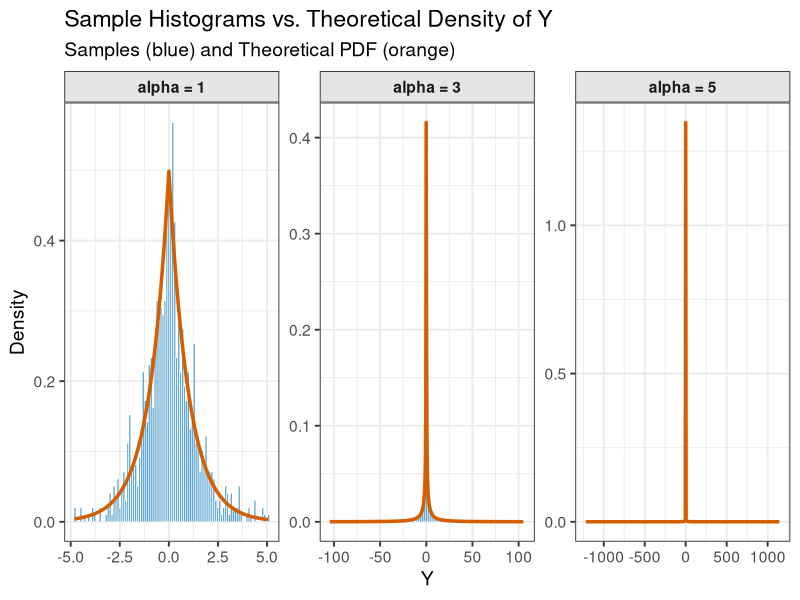
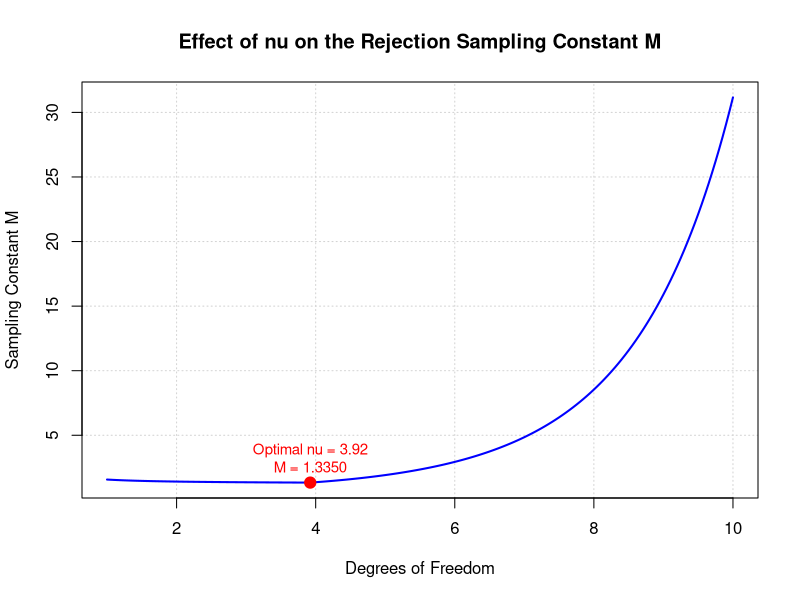
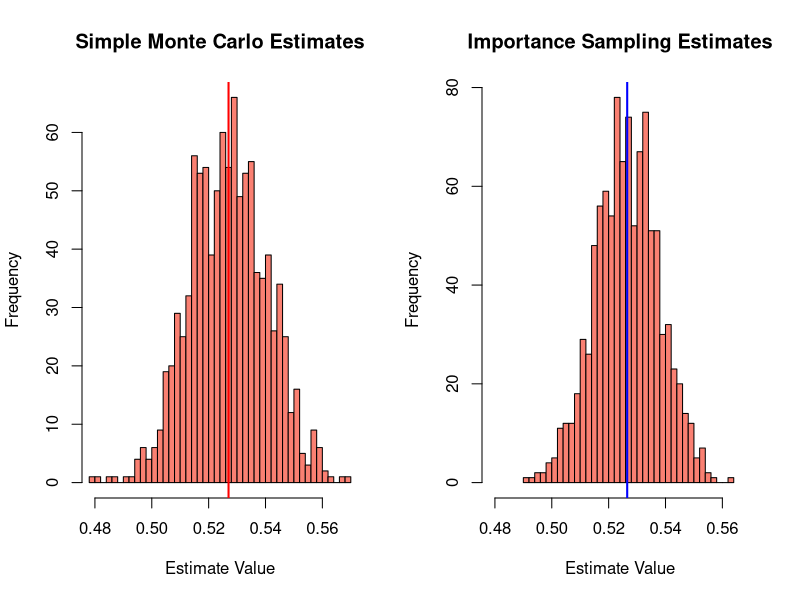
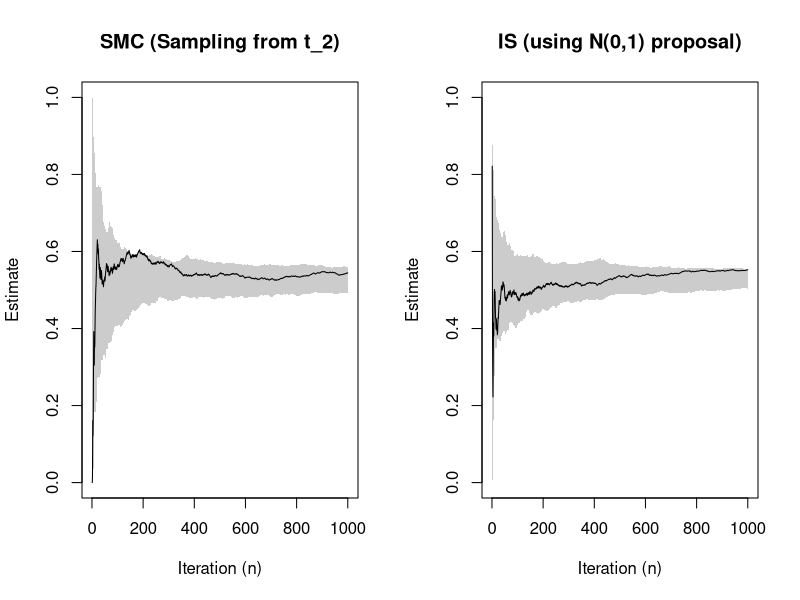

R code for these plots, in order:
## ---- chunk 1
library(ggplot2)
library(dplyr)

set.seed(20)
## ---- chunk 2
# Define the Sampling Function
gicdf.y <- function(u, alpha) {
  x <- numeric(length(u))
  ind.neg <- (u <= 0.5)
  x[ind.neg] <- log(2 * u[ind.neg])
  x[!ind.neg] <- -log(2 * (1 - u[!ind.neg]))
  y <- sign(x) * (abs(x))^alpha
  return(y)
}

# Generate the Sample Data
n.samples <- 1000
alphas <- c(1, 3, 5)

samples <- lapply(alphas, function(a) {
  u.values <- runif(n.samples)
  alpha.vec <- rep(a, n.samples)
  gicdf.y(u.values, alpha.vec)
})
## ---- chunk 3
# Define the theoretical PDF of Y
d_Y <- function(y, alpha) {
  term1 <- 1 / (2 * alpha)
  term2 <- abs(y)^((1 - alpha) / alpha)
  term3 <- exp(-abs(y)^(1 / alpha))
  
  
  density <- term1 * term2 * term3
  density[y == 0 & alpha > 1] <- 0
  density[y == 0 & alpha == 1] <- 0.5
  
  return(density)
}

plot_data <- mapply(function(s, a) data.frame(y = s, alpha = a),
                    samples, alphas, SIMPLIFY = FALSE) %>%
  bind_rows() %>%
  mutate(alpha_label = factor(paste("alpha =", alpha)))

# Trim the data for better visualisation
trimmed_plot_data <- plot_data %>%
  group_by(alpha_label) %>%
  mutate(q_low = quantile(y, 0.005),
         q_high = quantile(y, 0.995)) %>%
  filter(y >= q_low & y <= q_high) %>%
  ungroup()

# Create the theoretical density data for the lines
theory_data <- trimmed_plot_data %>%
  group_by(alpha_label, alpha) %>%
  summarise(min_y = min(y), max_y = max(y)) %>%
  group_by(alpha_label, alpha) %>%
  summarise(y = seq(min_y, max_y, length.out = 501)) %>%
  mutate(pdf = d_Y(y, alpha)) %>%
  ungroup()

# Generate the plot
ggplot(trimmed_plot_data, aes(x = y)) +
  
  # Histogram of the samples
  geom_histogram(aes(y = after_stat(density)), 
                 bins = 100, 
                 fill = "#0072B2", 
                 alpha = 0.6,
                 color = "white",
                 linewidth = 0.2) +
  
  # Theoretical density line
  geom_line(data = theory_data, 
            aes(x = y, y = pdf), 
            color = "#D55E00", 
            linewidth = 1.2) +
  
  facet_wrap(~ alpha_label, scales = "free") +
  
  labs(
    title = "Sample Histograms vs. Theoretical Density of Y",
    subtitle = "Samples (blue) and Theoretical PDF (orange)",
    x = "Y",
    y = "Density"
  ) +
  theme_bw(base_size = 14) +
  theme(
    strip.background = element_rect(fill = "grey90"),
    strip.text = element_text(face = "bold")
  )

## ---- chunk 4
# Find optimal nu
get_M <- function(nu) {
  log_C_nu <- (0.5 * log(nu * pi) + 
                 lgamma(nu / 2) - 
                 log(2) - 
                 lgamma((nu + 1) / 2))
  C_nu <- exp(log_C_nu)
  h_at_0 <- 1.0
  log_h_at_1 <- -1.0 + ((nu + 1) / 2) * log(1 + 1/nu)
  h_at_1 <- exp(log_h_at_1)
  log_h_at_nu <- -nu + ((nu + 1) / 2) * log(1 + nu)
  h_at_nu <- exp(log_h_at_nu)
  sup_h <- max(h_at_0, h_at_1, h_at_nu)
  
  return(C_nu * sup_h)
}

# Find the optimal nu
opt_result <- optimize(get_M, interval = c(1, 10))
nu_optimal <- opt_result$minimum
M_optimal <- opt_result$objective

# Generate data for plotting
nu_values <- seq(1, 10, by = 0.05)
M_values <- sapply(nu_values, get_M)

# Plot
plot(nu_values, M_values, 
     type = "l", 
     col = "blue", 
     lwd = 2,
     main = "Effect of nu on the Rejection Sampling Constant M",
     xlab = "Degrees of Freedom",
     ylab = "Sampling Constant M",
     panel.first = grid()
)

points(nu_optimal, M_optimal, col = "red", pch = 19, cex = 1.5)

text(nu_optimal, M_optimal, 
     label = sprintf("Optimal nu = %.2f\nM = %.4f", nu_optimal, M_optimal),
     pos = 3,
     col = "red",
     cex = 0.9)
## ---- chunk 5
# Define varphi
phi_laplace <- function(x) {
  return(0.5 * exp(-abs(x)))
}

# Implement the Rejection Sampler

run_rejection_sampler <- function(n_samples, nu) {
  M <- get_M(nu)
  samples <- numeric(n_samples)
  n_accepted <- 0
  n_proposed <- 0
  while (n_accepted < n_samples) {
    n_proposed <- n_proposed + 1
    z <- rt(1, df = nu)
    u <- runif(1)
    g_z <- dt(z, df = nu)
    if (g_z > 0) {
      acceptance_ratio <- phi_laplace(z) / (M * g_z)
      if (u <= acceptance_ratio) {
        n_accepted <- n_accepted + 1
        samples[n_accepted] <- z
      }
    }
  }
  
  experimental_rate <- n_samples / n_proposed
  return(list(
    samples = samples,
    experimental_rate = experimental_rate,
    theoretical_rate = 1.0 / M,
    M = M,
    n_proposed = n_proposed,
    nu_used = nu
  ))
}

N_SAMPLES <- 10000
nu_optimal <- 3.92

# Run the sampler
res <- run_rejection_sampler(N_SAMPLES, nu_optimal)

# Compare the theoretical and experimental rates
cat(sprintf("  Target samples: %d\n", N_SAMPLES))
cat(sprintf("  Total proposals needed: %d\n", res$n_proposed))
cat(sprintf("  Theoretical M: %.4f\n", res$M))
cat(sprintf("  Theoretical Rate (1/M): %.4f\n", res$theoretical_rate))
cat(sprintf("  Experimental Rate: %.4f\n", res$experimental_rate))
## ---- chunk 6
# Implementing an Importance Sampler

# Define phi
phi <- function(t) {
  exp(-t^4)
}

# Importance sampling function
is.estimator <- function(n=1000) {
  t.g <- rnorm(n)
  W <- dt(t.g, df=2) / dnorm(t.g)
  return(mean(phi(t.g)* W))
}

# Simple Monte Carlo sampler
smc.estimator <- function(n=1000) {
  t.f <- rt(n, df=2)
  return(mean(phi(t.f)))
}

# Run the IS estimator multiple times
is.replicate <- function(reps=5000, n=1000){
  estimates <- sapply(1:reps, function(i) is.estimator(n))
  return(estimates)
}

# Run SMC estimator multiple times
smc.replicate <- function(reps=5000, n=1000) {
  estimates <- sapply(1:reps, function(i) smc.estimator(n))
  return(estimates)
}

# Generate samples
is.results <- is.replicate(reps=1000)
smc.results <- smc.replicate(reps=1000)

# Calculate the mean and variance
mean.is <- mean(is.results)
mean.smc <- mean(smc.results)
var.is <- var(is.results)
var.smc <- var(smc.results)

# Print the results
print(paste("Average IS Estimate:", round(mean.is, 5)))
print(paste("Average SMC Estimate:", round(mean.smc, 5)))
print(paste("Variance of IS Estimates:", format(var.is, scientific=TRUE, digits=5)))
print(paste("Variance of SMC Estimates:", format(var.smc, scientific=TRUE, digits=5)))

# Plot the histograms
x.limits <- range(c(is.results, smc.results))

par(mfrow=c(1,2))

hist(smc.results, breaks=40, main="Simple Monte Carlo Estimates",
     xlab="Estimate Value", xlim=x.limits, col="salmon")
abline(v=mean.smc, col="red", lwd=2)

hist(is.results, breaks=40, main="Importance Sampling Estimates",
     xlab="Estimate Value", xlim=x.limits, col="salmon")
abline(v=mean.is, col="blue", lwd=2)
## ---- chunk 7
# Set Parameters
N_max <- 1000
R <- 100       

# Create Matrices to Store Results
smc_runs_matrix <- matrix(nrow = R, ncol = N_max)
is_runs_matrix <- matrix(nrow = R, ncol = N_max)

# Run Replications
for (i in 1:R) {
  # SMC Run
  t.f <- rt(N_max, df = 2)
  phi_vals_smc <- phi(t.f)
  smc_runs_matrix[i, ] <- cumsum(phi_vals_smc) / (1:N_max)
  
  # IS Run
  t.g <- rnorm(N_max)
  W <- dt(t.g, df = 2) / dnorm(t.g)
  phi_vals_is <- phi(t.g) * W
  is_runs_matrix[i, ] <- cumsum(phi_vals_is) / (1:N_max)
}

# Calculate Plotting Bands
smc_mean_line <- smc_runs_matrix[1, ]
smc_min_band <- apply(smc_runs_matrix, 2, min, na.rm=TRUE)
smc_max_band <- apply(smc_runs_matrix, 2, max, na.rm=TRUE)

is_mean_line <- is_runs_matrix[1, ]
is_min_band <- apply(is_runs_matrix, 2, min, na.rm=TRUE)
is_max_band <- apply(is_runs_matrix, 2, max, na.rm=TRUE)

iterations <- 1:N_max

# Plotting
par(mfrow = c(1, 2))

# Plot 1: SMC
smc_ylim <- range(c(smc_min_band, smc_max_band), na.rm = TRUE, finite = TRUE)
plot(iterations, smc_mean_line, type = "n", ylim = smc_ylim,
     main = "SMC (Sampling from t_2)", xlab = "Iteration (n)", ylab = "Estimate")
polygon(c(iterations, rev(iterations)), c(smc_min_band, rev(smc_max_band)),
        col = "grey80", border = NA)
lines(iterations, smc_mean_line, col = "black", lwd = 1)

# Plot 2: IS
is_ylim_clipped <- range(c(quantile(is_min_band, 0.05, na.rm = TRUE), 
                           quantile(is_max_band, 0.95, na.rm = TRUE),
                           smc_ylim), na.rm=TRUE, finite=TRUE)
plot(iterations, is_mean_line, type = "n", ylim = is_ylim_clipped,
     main = "IS (using N(0,1) proposal)", xlab = "Iteration (n)", ylab = "Estimate")
polygon(c(iterations, rev(iterations)), c(is_min_band, rev(is_max_band)),
        col = "grey80", border = NA)
lines(iterations, is_mean_line, col = "black", lwd = 1)

